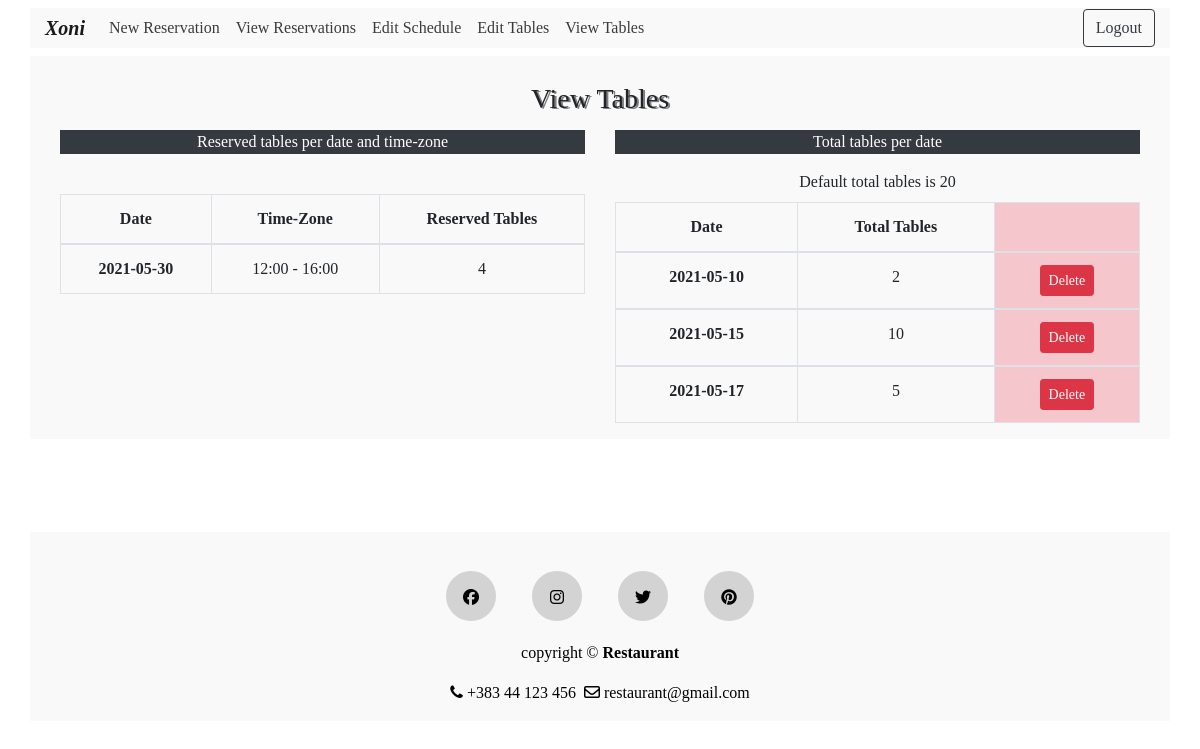
The page /view_tables.php (signed in) on the database its author committed.
### tables this page shows
CREATE TABLE IF NOT EXISTS `tables` (
  `tables_id` int(11) NOT NULL AUTO_INCREMENT,
  `t_date` date NOT NULL,
  `t_tables` int(11) NOT NULL,
  PRIMARY KEY (`tables_id`)
);

### includes/view.tables.inc.php (the view, shortened to what this page needs)
<?php
if(isset($_SESSION['user_id'])){
    require 'includes/dbh.inc.php';
    $role = $_SESSION['role'];
    if($role==2){
    $sql = "SELECT SUM(num_tables), rdate, time_zone FROM reservation GROUP BY rdate, time_zone";
    $result = $conn->query($sql);
    if ($result->num_rows > 0) {
        echo
        '   <div class="container">
            <div class="row">
            <div class="col-sm text-center">
            <p class="text-white bg-dark text-center">Reserved tables per date and time-zone</p><br>
            <table class="table table-hover table-bordered table-responsive-sm text-center">
                <thead>
                    <tr>
                        <th scope="col">Date</th>
                        <th scope="col">Time-Zone</th>
                        <th scope="col">Reserved Tables</th>
                    </tr>
                </thead> ';
        while($row = $result->fetch_assoc()) {
        echo"
                <tbody>
                    <tr>
                      <th scope='row'>".$row["rdate"]."</th>
                      <td>".$row["time_zone"]."</td>
                      <td>".$row["SUM(num_tables)"]."</td>
                    </tr>
              </tbody>";
        }
        echo "</table>";
       }
    else {    echo "<p class='text-center'>List is empty!<p>"; }
       echo'</div>';
    $sql = "SELECT * FROM tables ORDER BY t_date";
    $result = $conn->query($sql);
    if ($result->num_rows > 0) {
        echo'
         <div class="col-sm text-center">
         <p class="text-white bg-dark text-center">Total tables per date</p>
         <label>Default total tables is 20</label><br>
        ';
        echo
        '
            <table class="table table-hover table-bordered table-responsive-sm text-center">
                <thead>
                    <tr>
                        <th scope="col">Date</th>
                        <th scope="col">Total Tables</th>
                        <th class="table-danger" scope="col"></th>
                    </tr>
                </thead> ';
        while($row = $result->fetch_assoc()) {
        echo"
                <tbody>
                    <tr>
                    <form action='includes/delete.php' method='POST'>
                    <input name='tables_id' type='hidden' value=".$row["tables_id"].">
                      <th scope='row'>".$row["t_date"]."</th>
                      <td>".$row["t_tables"]."</td>
                      <td class='table-danger'><button type='submit' name='delete-table' class='btn btn-danger btn-sm'>Delete</button></td>
                          </form>
                    </tr>
              </tbody>";
        }
        echo "</table>";
    }
    else {    echo "<p class='text-center'>List is empty!<p>"; }
    echo '</div></div></div>';
    }
}

### header.php (shortened to what this page needs)
<!DOCTYPE html>
<html lang="en">
<head>
  <link href="css/style.css" rel="stylesheet" type="text/css">
  <link href="css/font-awesome.min.css" rel="stylesheet">
  <link rel="stylesheet" href="https://stackpath.bootstrapcdn.com/bootstrap/4.1.0/css/bootstrap.min.css">
  <link rel="stylesheet" href="https://cdnjs.cloudflare.com/ajax/libs/font-awesome/4.7.0/css/font-awesome.min.css">
</head>
<body>
<nav class="navbar navbar-expand-md navbar-light fixed-top">
        <div class="container">
            <a class="navbar-brand" href="index.php">
		<strong><em>Xoni</em></strong>
            </a>
            <div class="collapse navbar-collapse" id="navi">
                <ul class="navbar-nav mr-auto">
                    <?php
                    if(isset($_SESSION['user_id'])){ echo'
                    <li class="nav-item">
                        <a class="nav-link" href="reservation.php" >New Reservation</a>
                    </li>
                    <li class="nav-item">
                        <a class="nav-link" href="view_reservations.php" >View Reservations</a>
                    </li>';
                    if($_SESSION['role']==2) {
                    echo'
                    <li class="nav-item">
                        <a class="nav-link" href="schedule.php" >Edit Schedule</a>
                    </li>
                    <li class="nav-item">
                        <a class="nav-link" href="tables.php" >Edit Tables</a>
                    </li>
                    <li class="nav-item">
                        <a class="nav-link" href="view_tables.php" >View Tables</a>
                    </li>';
                    }
                    }
                    else { echo'
                    <li class="nav-item">
	                 <a class="nav-link" href="#aboutus">About Us</a>
	             </li>
                 <li class="nav-item">
                 <a class="nav-link" href="#gallery">Gallery</a>
             </li>
	            <li class="nav-item">
	                <a class="nav-link" href="#receta">Receta</a>
	            </li>
                    <li class="nav-item">
                        <a class="nav-link" href="#reservation">Reservation</a>
                    </li>
                    <li class="nav-item">
                        <a class="nav-link" href="#footer">Contact</a>
                    </li>
                    '; }
                    ?>
                </ul>
                    <?php
                    if(isset($_SESSION['user_id'])){
                    echo '
                    <form class="navbar-form navbar-right" action="includes/logout.inc.php" method="post">
                    <button type="submit" name="logout-submit" class="btn btn-outline-dark">Logout</button>
                    </form>';
                    }
                    else{
                    echo '
                    <div>
                    <ul class="navbar-nav ml-auto">
			<li><a class="nav-link fa fa-sign-in" data-toggle="modal" data-target="#myModal_reg">&nbsp;Sing Up</a></li>
			<li><a class="nav-link fa fa-user-plus" data-toggle="modal" data-target="#myModal_login">&nbsp;Login</a></li>
                    </ul>
                    </div>
                    ';}
                    ?>
            </div>
        </div>
</nav>

### view_tables.php (shortened to what this page needs)
<?php
require "header.php";
?>
<br><br>
<div class="container">
    <h3 class="text-center"><br>View Tables<br></h3>
<?php
    if(isset($_SESSION['user_id'])){
   require 'includes/view.tables.inc.php';
}
    else {
        echo '	<p class="text-center"><br>You are have no permission<br><br></p>';
    }
?>
</div>
<br><br>
<?php
require "footer.php";
?>

### footer.php
<footer class="footer" id="footer">
 <div class="container"><br>
  <div class="row">
    <div class="col-sm-12 text-center">
      <div class="social-icon">
        <a href="https://www.facebook.com"><i class="fa fa-facebook"></i></a>
        <a href="https://www.instagram.com"><i class="fa fa-instagram"></i></a>
        <a href="https://www.twitter.com"><i class="fa fa-twitter"></i></a>
        <a href="https://www.pinterest.com"><i class="fa fa-pinterest"></i></a>
      </div>
      <div class="copyright">
        <p class="white"> copyright &copy; <b>Restaurant</b></p>
        <p><i class="fa fa-phone"></i> +383 44 123 456 &nbsp;<i class="fa fa-envelope-o"></i> restaurant@gmail.com</p>
      </div>
    </div>
  </div>
 </div>
</footer>
</body>
</html>

### css/style.css (style rules this page uses)
* { margin:0; padding:0; font-family: "Times New Roman", Times, serif; }
body { overflow-y: scroll; overflow-x: hidden; }
h3 { text-shadow: 2px 1px grey; }
.navbar { background-color:white; }
.navbar-brand { font-family: "Brush Script MT", "Brush Script Std", cursive; }
.navbar .navbar-nav .nav-item a { color:#3A3B3B; }
.row { margin: 15px; }
.nav-link { cursor:pointer; }
.footer { padding-top:30px; padding-bottom:30px; color:black; }
.social-icon a { margin:0 16px 20px 16px; display:inline-block; }
.social-icon .fa { color:black; width:50px; height:50px; border-radius:50%; background:lightgray; line-height: 2; transition: .3s; border:10px solid lightgray; }

### header.php (style rules this page uses)
.container { background: #f9f9f9; }

### rows shown on the page
tables: t_date "2021-05-10", t_tables "2"
tables: t_date "2021-05-15", t_tables "10"
tables: t_date "2021-05-17", t_tables "5"

### other values the page prints
$row["rdate"] "2021-05-30"
$row["time_zone"] "12:00 - 16:00"
$row["SUM(num_tables)"] "4"
